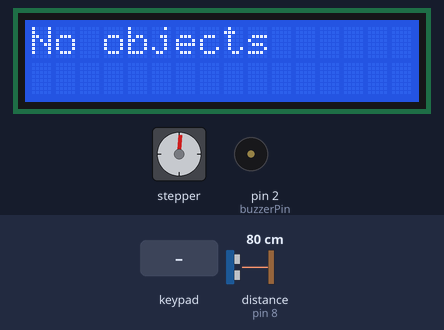
This sketch was run on a simulated Arduino Uno, built with avr-gcc and run on an emulated ATmega328P. On the bench: 16×2 character LCD, stepper motor, buzzer (waves = sounding, pin HIGH). The test bench sets the inputs (shaded band); at power-on: distance to the obstacle (sensor on pin 8) 80 cm. Stepper angles assume 4096 steps per turn; pins used as bus, display or sensor lines are not drawn; what the sketch prints to the serial monitor is not drawn.

Above: at 1.2 s.
1.3 s: key 'A' pressed
At 3.24 s:
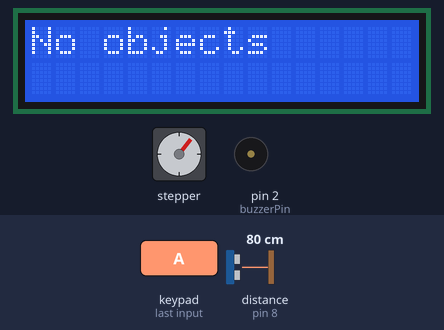
3.8 s: keypad keys 1 2 3 4 # pressed 0.4 s apart
At 6.59 s:
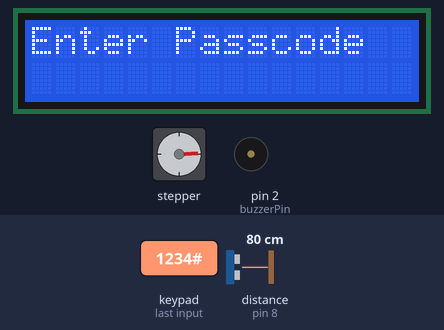
7.3 s: distance to the obstacle (sensor on pin 8) set to 60 cm
At 10.2 s:
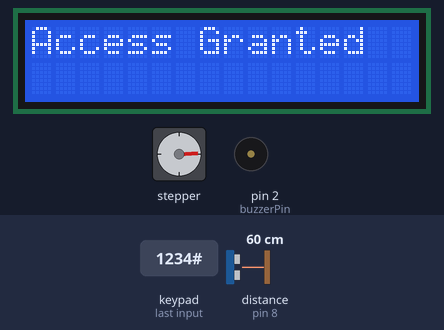
29.3 s: keypad keys 1 2 3 4 pressed 0.4 s apart
Timing chart, 0 to 32.3 s (numbered marks = the images above; inputs shaded):
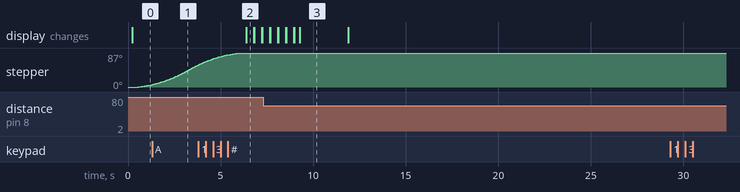

Measured:
- after the input at 29.3 s, every drawn part: stays the same
- what the display in image 2 shows lasts 0.4 s, from 6.4 s to 6.8 s
- what the display in image 3 shows lasts 2.6 s, from 9.3 s to 11.9 s

The sketch:

15_Garage_Opener_With_Passcode_verification.ino
```cpp
#include <Wire.h>
#include <NewPing.h>
#include <AccelStepper.h>
#include <LiquidCrystal_I2C.h>
#include <Keypad.h>

int buzzerPin = 2;
int redPin = 10;   // Red pin of RGB LED
int bluePin = 11;  // Blue pin of RGB LED
AccelStepper stepper(8, 10, 12, 11, 13);

LiquidCrystal_I2C lcd(0x20, 4,5,6,0,1,2,3,7,NEGATIVE);
NewPing sonar(7,8,250);

int distance = 0;
int threshold = 50;
bool closeState = true;
bool openState = false;
bool passcodeEntered = false;

const String keyCode = "1234";
String keyCodeBuffer = "";

const byte ROWS = 4;
const byte COLS = 4;
char keys[ROWS][COLS] = {
  {'1','2','3','A'},
  {'4','5','6','B'},
  {'7','8','9','C'},
  {'*','0','#','D'}
};

byte rowPins[ROWS] = {2, 3, 4, 5};
byte colPins[COLS] = {6, 7, 8, 9};

Keypad kpd = Keypad(makeKeymap(keys), rowPins, colPins, ROWS, COLS);

void setup() {
  lcd.begin(16,2);
  lcd.backlight();
  lcd.setCursor(1,0);
  lcd.print("Garage Door Opener");
  pinMode(buzzerPin, OUTPUT);

  Serial.begin(9600);
  Serial.println("Garage Door Opener");
  stepper.setMaxSpeed(1000.0);
  stepper.setSpeed(200);
  stepper.setAcceleration(100.0);
}

void loop() {
  distance = sonar.ping_cm();

  if (!passcodeEntered) {
    lcd.clear();
    lcd.print("Enter Passcode");
    delay(100); // Added delay to avoid rapid LCD updates
  }

  if (distance > threshold) {
    if (!closeState) {
      stepper.moveTo(-1000);
      digitalWrite(buzzerPin,HIGH);
      delay(2000);
      lcd.clear();
      lcd.setCursor(1,0);
      lcd.print("Goodbye");
      stepper.runToPosition();
      closeState = true;
    } else {
      lcd.backlight();
      lcd.setCursor(1,0);
      digitalWrite(buzzerPin,LOW);
      stepper.moveTo(1000);
      lcd.clear();
      lcd.print("No objects");
      stepper.runToPosition();
      openState = false;
    }
  } else if (distance <= threshold) {
    if (!openState && passcodeEntered) {
      moveStepper();
    }
  }

  char key = kpd.getKey();
  if (!passcodeEntered && key != 0) {
    if (key >= '0' && key <= '9') {
      keyCodeBuffer += key;
    } else if (key == '#') {
      if (keyCode == keyCodeBuffer) {
        Serial.println("Passcode is correct");
        lcd.clear();
        lcd.print("Access Granted");
        // Glow blue light for correct passcode
        digitalWrite(bluePin, HIGH);
        // Double beep sound
        doubleBeep();
        delay(2000); // Keep blue light on for 2 seconds
        digitalWrite(bluePin, LOW);
        passcodeEntered = true;
      } else {
        digitalWrite(buzzerPin, HIGH);
        Serial.println("Passcode is incorrect");
        lcd.clear();
        lcd.print("Access Denied");
        // Glow red light for incorrect passcode
        digitalWrite(redPin, HIGH);
        delay(2000); // Keep red light on for 2 seconds
        digitalWrite(redPin, LOW);
        digitalWrite(buzzerPin, LOW);
      }
      keyCodeBuffer = "";
    } else {
      Serial.println("Invalid Key");
    }
  }

  delay(10);
}

void doubleBeep() {
  // Beep twice with a short delay between
  digitalWrite(buzzerPin, HIGH);
  delay(200);
  digitalWrite(buzzerPin, LOW);
  delay(200);
  digitalWrite(buzzerPin, HIGH);
  delay(200);
  digitalWrite(buzzerPin, LOW);
}

void moveStepper() {
  stepper.moveTo(1000); // Move the stepper motor
  stepper.runToPosition();
}
```
